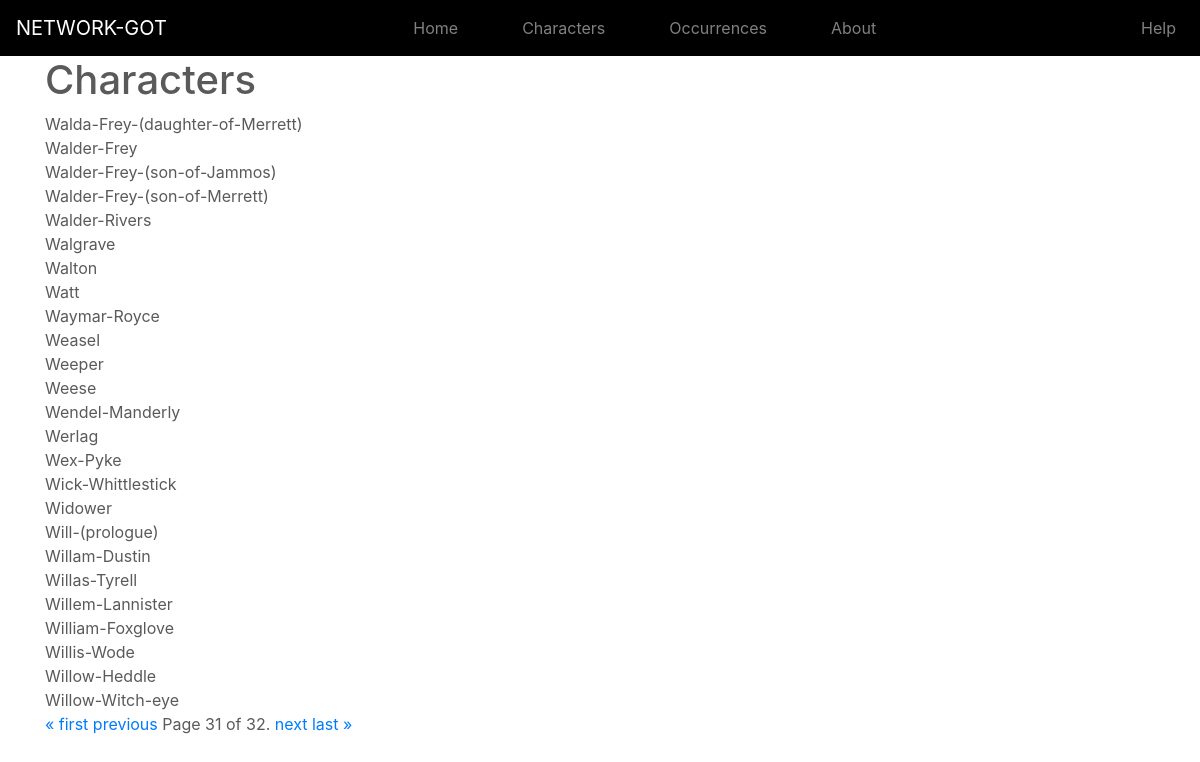
Page /characters/?page=31 on the committed database.
### app/models.py (models this page shows, shortened)
class Character(models.Model):
  name = models.CharField(max_length=100, unique=True)
  description = models.TextField(blank=True, default='')
  image = image = models.ImageField(upload_to='uploaded_images',blank=True)
  co_occurences = models.ManyToManyField("self",through='CoOccur',blank=True,symmetrical=False)

### app/views.py (the view)
# urls.py: path('characters/', views.all_characters, name='app-characters'),
def all_characters(request):
    character_list = Character.objects.all()
    paginator = Paginator(character_list, 25)
    page = request.GET.get('page')
    characters = paginator.get_page(page)
    return render(request, 'app/character_list.html', {'title': 'Characters', 'characters':characters})

### app/templates/app/character_list.html
{% extends "app/base.html" %}
{% block content %}
    <h1>Characters</h1>
    {% for character in characters %}
    {{ character.name }}<br>
    {% endfor %}
<div class="pagination">
    <span class="step-links">
        {% if characters.has_previous %}
            <a href="?page=1">&laquo; first</a>
            <a href="?page={{ characters.previous_page_number }}">previous</a>
        {% endif %}
        <span class="current">
            Page {{ characters.number }} of {{ characters.paginator.num_pages }}.
        </span>
        {% if characters.has_next %}
            <a href="?page={{ characters.next_page_number }}">next</a>
            <a href="?page={{ characters.paginator.num_pages }}">last &raquo;</a>
        {% endif %}
    </span>
</div>
{% endblock content %}

### app/static/app/main.css (style rules this page uses)
body { color:#5a5a5a; }

### rows in the picture
Character: name "Walda-Frey-(daughter-of-Merrett)"
Character: name "Walder-Frey"
Character: name "Walder-Frey-(son-of-Jammos)"
Character: name "Walder-Frey-(son-of-Merrett)"
Character: name "Walder-Rivers"
Character: name "Walgrave"
Character: name "Walton"
Character: name "Watt"
Character: name "Waymar-Royce"
Character: name "Weasel"
Character: name "Weeper"
Character: name "Weese"
Character: name "Wendel-Manderly"
Character: name "Werlag"
Character: name "Wex-Pyke"
Character: name "Wick-Whittlestick"
Character: name "Widower"
Character: name "Will-(prologue)"
Character: name "Willam-Dustin"
Character: name "Willas-Tyrell"
Character: name "Willem-Lannister"
Character: name "William-Foxglove"
Character: name "Willis-Wode"
Character: name "Willow-Heddle"
Character: name "Willow-Witch-eye"

### other values in the picture
{{ characters.number }} "31"
{{ characters.paginator.num_pages }} "32"
